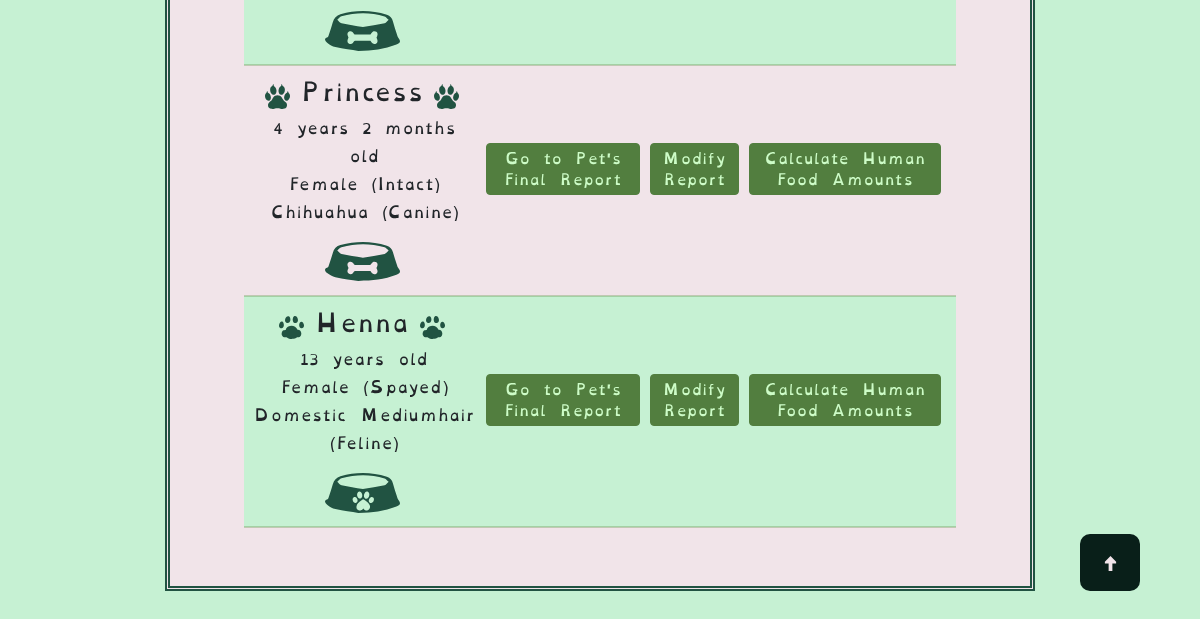
/finished_reports (signed in, lower part), run on an earlier commit of the app's database.
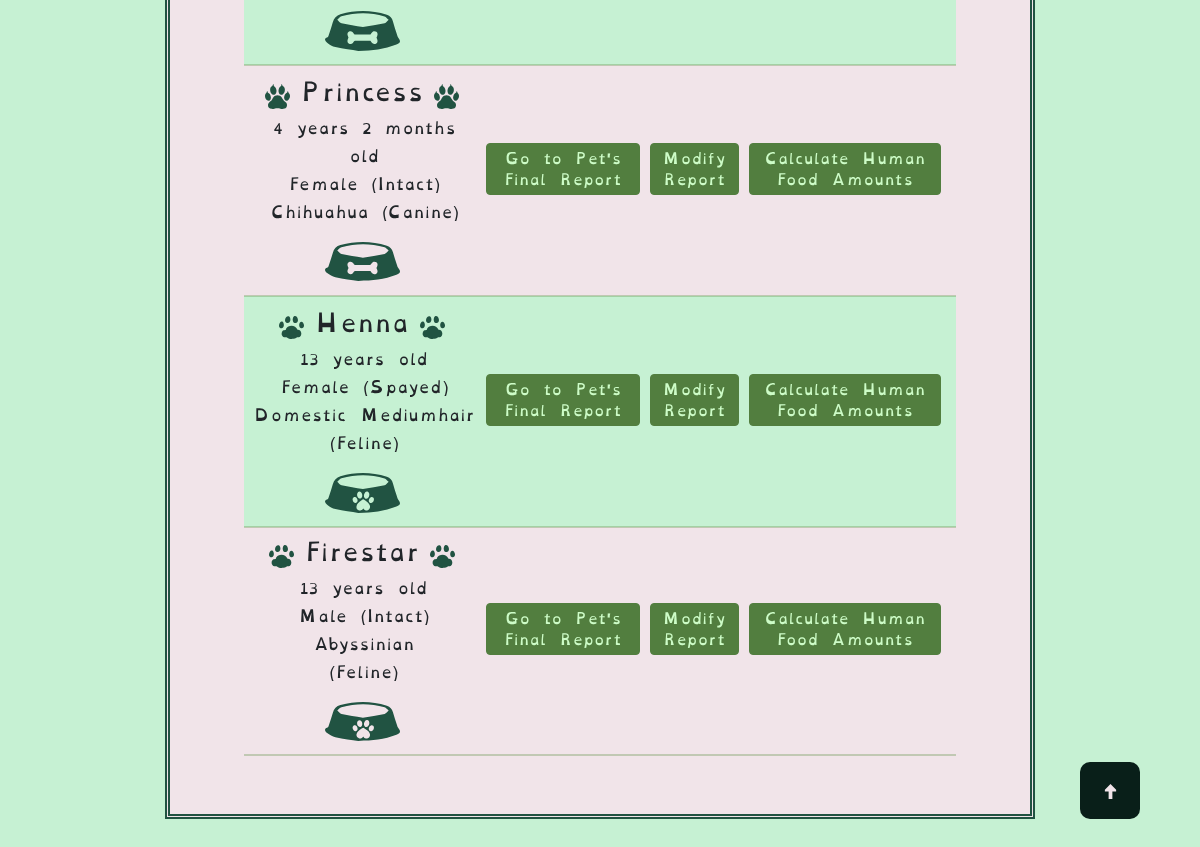
And on a later commit of the database.
### tables this page shows
CREATE TABLE "pets" (
	"pet_id"	INTEGER UNIQUE,
	"owner_id"	INTEGER,
	"name"	VARCHAR(25) NOT NULL,
	"age_in_years"	INTEGER,
	"age_in_months"	INTEGER,
	"species"	VARCHAR(10) NOT NULL,
	"breed"	VARCHAR(25),
	"canine_breed_id"	INTEGER,
	"feline_breed_id"	INTEGER,
	"sex"	INTEGER,
	"bcs"	INTEGER,
	"weight"	FLOAT,
	"units"	VARCHAR(5),
	"converted_weight"	FLOAT,
	"converted_weight_units"	VARCHAR(5),
	"body_fat_percentage"	VARCHAR(5),
	"ideal_weight_lbs"	FLOAT,
	"ideal_weight_kgs"	FLOAT,
	"is_pediatric"	BOOL,
	"is_pregnant"	BOOL,
	"weeks_gestating"	INTEGER,
	"is_nursing"	BOOL,
	"litter_size"	INTEGER,
	"weeks_nursing"	INTEGER,
	"activity_level"	INTEGER,
	"rer"	FLOAT,
	"canine_der_factor_id"	INTEGER,
	"feline_der_factor_id"	INTEGER,
	"der"	FLOAT,
	"der_modifier"	FLOAT,
	"meals_per_day"	FLOAT,
	"current_food_kcal"	FLOAT,
	"current_food_form"	INTEGER,
	"second_food_kcal" FLOAT,
	"second_food_form" INTEGER,
	"sensitive_stomach" INTEGER,
	"food_transition" INTEGER,
	"transition_length" INTEGER,
	"rec_treat_kcal_per_day"	INTEGER,
	"current_food_amt_rec"	VARCHAR(15),
	"current_food_amt_per_meal"	VARCHAR(15),
	"date_of_first_report"	DATETIME,
	"most_recent_report_date"	DATETIME,
	PRIMARY KEY("pet_id" AUTOINCREMENT),
	FOREIGN KEY("owner_id") REFERENCES "users"("id"),
	FOREIGN KEY("canine_breed_id") REFERENCES "dog_breeds"("BreedID"),
	FOREIGN KEY("canine_der_factor_id") REFERENCES "canine_der_factors"("factor_id"),
	FOREIGN KEY("feline_breed_id") REFERENCES "cat_breeds"("BreedID"),
	FOREIGN KEY("feline_der_factor_id") REFERENCES "feline_der_factors"("factor_id"),
	FOREIGN KEY("sex") REFERENCES "reproductive_statuses"("sex_id"),
	FOREIGN KEY("activity_level") REFERENCES "activity_levels"("activity_id"),
	FOREIGN KEY("current_food_form") REFERENCES "food_forms"("form_id"),
	FOREIGN KEY("second_food_form") REFERENCES "food_forms"("form_id")
);

### main.py (the view)
@app.route("/finished_reports", methods=["GET", "POST"])
@login_required
def finished_reports():
    try:
        fi = FindInfo(session["user_id"])
        pet_list = fi.find_all_user_pets(session["user_id"])
    except Exception as e:
        flash(f"Unable to find pet list. Exception: {e}")
        return render_template("finished_reports.html")
    return render_template("finished_reports.html", pet_list=pet_list)

### find_info.py (called while the page is built)
    def pet_data_dictionary(self, user_id, pet_id) -> dict:
        if pet_id != 0 and user_id != 0:
            self.pet_data = db.execute(
                "SELECT * FROM pets WHERE owner_id = :user_id AND pet_id = :pet_id",
                user_id=user_id, pet_id=pet_id
            )
            if self.pet_data == None:
                print("The pet hasn't been added yet.")
        return self.pet_data

    def find_all_user_pets(self, user_id) -> dict:
        if user_id != None or user_id != 0:
            try:
                pet_list = db.execute(
                    "SELECT * FROM pets WHERE owner_id = :user",
                    user=user_id
                )
            except Exception as e:
                flash(f"Couldn't find pet list. Exception: {e}")
        return pet_list

### helpers.py (called while the page is built)
def login_required(f):
    @wraps(f)
    def decorated_funtion(*args, **kwargs):
        if session.get("user_id") == None:
            return redirect(url_for("login"))
        return f(*args, **kwargs)
    return decorated_funtion

### templates/finished_reports.html (shortened to what this page needs)
{% extends 'base.html' %}
{% block content %}
    <div class="row">
        {% if pet_list and pet_list.date_of_first_report != None %}
            <table class="final_report_table">
                <tbody>
                    {% for pet in pet_list %}
                        {% if pet.date_of_first_report != None %}
                            <tr class="table_info {% if loop.index0 % 2 == 0 %}even-row{% else %}odd-row{% endif %}">
                                <td class="pet_table_info">
                                    <div class="signalment_info">
                                        <div class="name_and_paws">
                                            {% if pet.species == "Canine" %}
                                                <img src="{{ url_for('static', filename='assets/svg/dogs/dog_paw.svg') }}" alt="A dog's pawprint" class="fr_paw">
                                            {% elif pet.species == "Feline" %}
                                                <img src="{{ url_for('static', filename='assets/svg/cats/cat_paw.svg') }}" alt="A cat's pawprint" class="fr_paw">
                                            {% endif %}
                                            <h4>{{ pet.name }}</h4>
                                            {% if pet.species == "Canine" %}
                                                <img src="{{ url_for('static', filename='assets/svg/dogs/dog_paw.svg') }}" alt="A dog's pawprint" class="fr_paw">
                                            {% elif pet.species == "Feline" %}
                                                <img src="{{ url_for('static', filename='assets/svg/cats/cat_paw.svg') }}" alt="A cat's pawprint" class="fr_paw">
                                            {% endif %}
                                            </div>
                                            <div class="sig_fr">
                                                {% if pet.age_in_years == 0 and pet.age_in_months == 1 %}
                                                    {{ pet.age_in_months }} month old
                                                {% elif pet.age_in_years == 0 and pet.age_in_months > 1 %}
                                                    {{ pet.age_in_months }} months old
                                                {% elif pet.age_in_years == 1 and pet.age_in_months == 0 %}
                                                    {{ pet.age_in_years }} year old
                                                {% elif pet.age_in_years == 1 and pet.age_in_months == 1 %}
                                                    {{ pet.age_in_years }} year {{ pet.age_in_months }} month old
                                                {% elif pet.age_in_years == 1 and pet.age_in_months > 1 %}
                                                    {{ pet.age_in_years }} year {{ pet.age_in_months }} months old
                                                {% elif pet.age_in_years > 1 and pet.age_in_months == 0 %}
                                                    {{ pet.age_in_years }} years old
                                                {% elif pet.age_in_years > 1 and pet.age_in_months == 1 %}
                                                    {{ pet.age_in_years }} years {{ pet.age_in_months }} month old
                                                {% elif pet.age_in_years > 1 and pet.age_in_months > 1 %}
                                                    {{ pet.age_in_years }} years {{ pet.age_in_months }} months old
                                                {% endif %}
                                                <div class="sig_sex">
                                                    {% if pet.sex == 1 %}
                                                        Female (Intact)
                                                    {% elif pet.sex == 2 %}
                                                        Female (Spayed)
                                                    {% elif pet.sex == 3 %}
                                                        Male (Intact)
                                                    {% elif pet.sex == 4 %}
                                                        Male (Neutered)
                                                    {% endif %}
                                                </div>
                                                {{ pet.breed }} ({{ pet.species }})
                                            </div>
                                            {% if pet.species == "Feline" %}
                                                <img src="{{ url_for('static', filename='assets/svg/food_bowl.svg') }}" alt="A bowl with a pawprint" class="fr_bowl">
                                            {% elif pet.species == "Canine" %}
                                                <img src="{{ url_for('static', filename='assets/svg/dog_food_bowl.svg') }}" alt="A bowl with a bone" class="fr_bowl">
                                            {% endif %}
                                        </div>
                                    </div>
                                </td>
                                <td class="button_table_info">
                                    <div class="button-container-fr">
                                        <a href="{{ url_for('completed_report', pet_id=pet.pet_id) }}">
                                            <button type="button" class="btn btn-secondary btn-sm">Go to Pet's Final Report</button>
                                        </a>
                                        <a href="{{ url_for('edit_info', pet_id=pet.pet_id) }}">
                                            <button type="button" class="btn btn-secondary btn-sm">Modify Report</button>
                                        </a>
                                        <a href="{{ url_for('human_foods.search_human_foods', pet_id=pet.pet_id) }}">
                                            <button type="button" class="btn btn-secondary btn-sm">Calculate Human Food Amounts</button>
                                        </a>
                                    </div>
                                </td>
                            </tr>
                        {% endif %}
                    {% endfor %}
        {% endif %}
        <button onclick="scrollToTop()" id="top" title="Go to Top">
            <img src="{{ url_for('static', filename='assets/svg/arrow.svg') }}" class="arrow" alt="^"/>
        </button>
{% endblock %}

### templates/base.html (shortened to what this page needs)
<!DOCTYPE html>
<html lang="en">
  <head>
    {% block styles %}
    <link href="https://cdn.jsdelivr.net/npm/bootstrap@5.3.3/dist/css/bootstrap.min.css" rel="stylesheet">
    <link
      href="{{ url_for('static', filename='css/styles.css') }}"
      rel="stylesheet"
    />
    {% endblock %}
  </head>
  <body>
    <div class="container-lg">
      {% block content %}
      {% endblock %}
  </body>
</html>

### static/css/styles.css (style rules this page uses)
:root { --white: #f1e4e9; --pale_white_green: #c6f1d3; --lighter_white_green: #d1f7dc; --pale_sky_blue: #70abad; --light_sky: #70c2c3; --green_black: #091f19; --deep_blue_green: #215342; --light_lime: #7CFF6B; --darker_lime_transparent: #568b3fe5; --darker_lime: #527e3f; }
body { background-color: var(--pale_white_green); padding: 20px; margin-left: auto; margin-right: auto; font-family: "OpenDyslexic", "Arvo"; font-size: 2vh; }
h4 { display: inline-block; justify-content: flex-end; padding-right: 10px; padding-left: 10px; font-size: 23px; }
.final_report_table { width: 950px; margin-left: auto; margin-right: auto; }
.even-row, .table_info.even-row, .th.even-row { background-color: var(--pale_white_green); }
.odd-row { background-color: var(--lighter_white_green); }
.table_info.odd-row { background-color: var(--white); }
.table_info { height: 200px; border-bottom: 2px solid #568b3f50; }
.pet_table_info { display: flex; align-items: center; justify-content: center; height: 100%; }
.signalment_info { display: flex; flex-direction: column; padding-bottom: 1vh; }
.name_and_paws { display: flex; flex-direction: row; margin-left: auto; margin-right: auto; padding-top: 5%; }
.button_table_info { height: 100%; }
.sig_fr { text-align: center; font-size: 15px; text-wrap: 500px; padding-bottom: 2vh; line-height: normal; padding-left: 2%; }
a { color: var(--darker_lime); }
.btn { background-color: var(--green_black); border-color: var(--green_black); --bs-btn-active-color: var(--deep_blue_green); --bs-btn-active-border-color: var(--deep_blue_green); --bs-btn-hover-bg: var(--deep_blue_green); --bs-btn-hover-border-bg: var(--deep_blue_green); color: var(--pale_white_green); text-align: center; margin: 5px; position: relative; margin-top: 1vw; }
.btn-sm { color: #cdfcc7; min-height: 2em; font-weight: 500; background-color: var(--darker_lime); border-color: var(--darker_lime); margin-bottom: 1vw; --bs-btn-active-color: var(--darker_lime_transparent); --bs-btn-active-border-color: var(--darker_lime_transparent); --bs-btn-hover-bg: var(--darker_lime_transparent); --bs-btn-hover-border-bg: var(--darker_lime_transparent); }
.button-container, .button-container-fr { display: flex; justify-content: center; }
.button-container-fr { padding-bottom: 3vh; padding-right: 2%; }
.container-lg { position: relative; border: 5px var(--deep_blue_green); border-style: double; padding: 50px; display: block; margin-left: auto; margin-right: auto; width: 75%; margin-bottom: 20px; background-color: var(--white); font-family: 'OpenDyslexic', 'Courier New'; font-optical-sizing: auto; font-weight: 300; font-style: normal; font-size: 50px; justify-content: space-between; }
.row { display: flex; flex-wrap: wrap; margin-left: 2vw; margin-right: 2vw; font-size: 20px; padding-bottom: 1vh; }
.fr_bowl { width: 75px; margin-left: auto; margin-right: auto; padding-bottom: 2%; }
.fr_paw { width: 25px; display: inline-block; }
#top { position: fixed; width: 5%; bottom: 5vh; right: 5vw; z-index: 99; border: none; outline: none; color: var(--white); background-color: var(--green_black); cursor: pointer; padding: 15px; border-radius: 10px; font-size: 18px; }
#top .arrow { width: 50%; }

What changed in the data, as far as the page shows it:
added pets: name "Firestar", age_in_years "13", shows "Male (Intact)", breed "Abyssinian", species "Feline"
